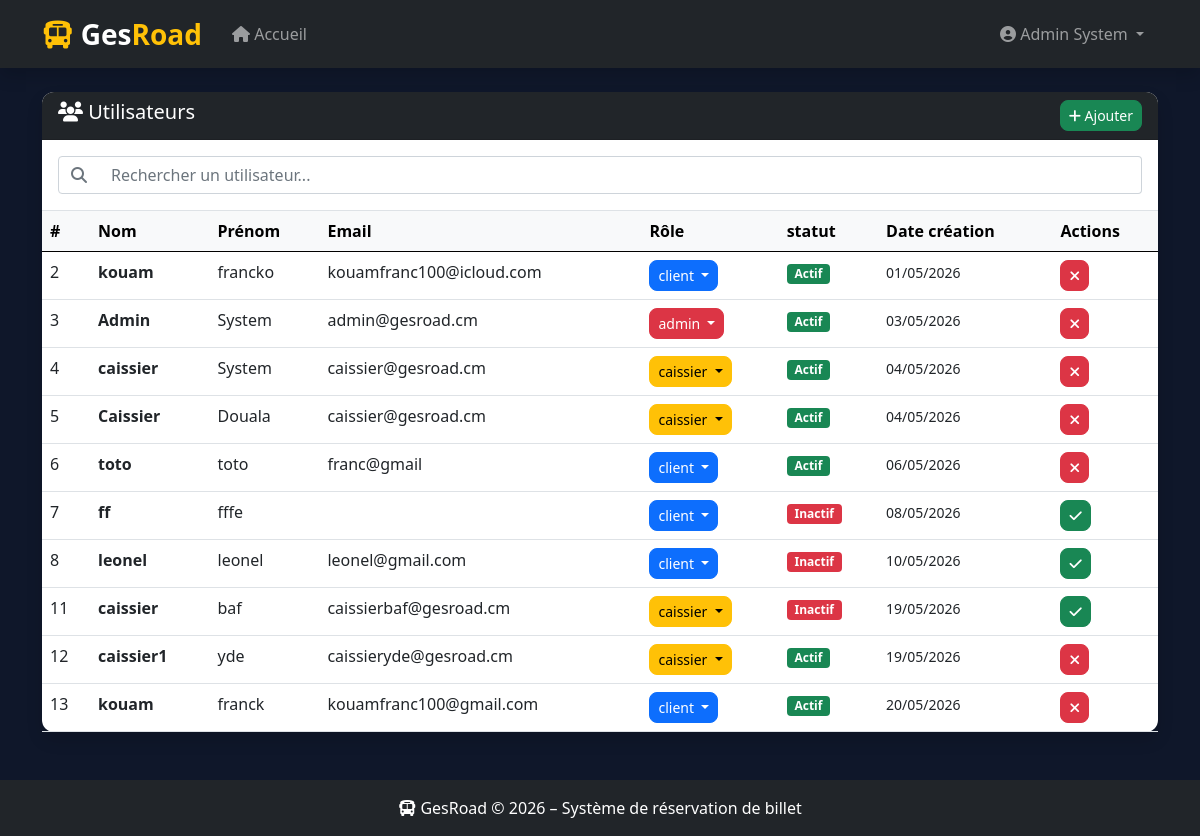
/index.php?controller=admin&action=listeuser (signed in), run on the app's committed database.
### tables this page shows
CREATE TABLE `user` (
  `id` int(11) NOT NULL AUTO_INCREMENT,
  `agencelocale_id` int(11) DEFAULT NULL,
  `nom` varchar(254) DEFAULT NULL,
  `prenom` varchar(254) DEFAULT NULL,
  `email` varchar(254) DEFAULT NULL,
  `role` enum('client','caissier','admin') DEFAULT NULL,
  `date_creation` datetime DEFAULT NULL,
  `mot_de_passe` varchar(255) NOT NULL,
  `statut` tinyint(1) DEFAULT 1,
  PRIMARY KEY (`id`),
  KEY `AK_Identifiant_1` (`id`),
  KEY `FK_Association_19` (`agencelocale_id`),
  CONSTRAINT `FK_Association_19` FOREIGN KEY (`agencelocale_id`) REFERENCES `agence_locale` (`id`)
);

### controllers/admincontrollers.php (called while the page is built, shortened)
<?php
class AdminController {
    private $pdo;
    public function __construct($pdo) {
        $this->pdo          = $pdo;
    }
public function listeuser(){
    $stmt = $this->pdo->prepare("SELECT * FROM user");
$stmt->execute();
$utilisateurs = $stmt->fetchAll(PDO::FETCH_ASSOC);
   require VIEWS . '/admin/listeusers.php';
}
}
?>

### views/admin/listeusers.php (the view, shortened to what this page needs)
<?php require_once __DIR__ . '/../layout.php'; ?>
<div class="card shadow border-0 mt-4">
    <div class="card-header bg-dark text-white d-flex justify-content-between">
        <h5 class="mb-0">
            <i class="fas fa-users"></i> Utilisateurs
        </h5>
        <a href="<?= BASE_URL ?>/index.php?controller=admin&action=ajouterUser"
           class="btn btn-sm btn-success">
            <i class="fas fa-plus"></i> Ajouter
        </a>
    </div>
    <div class="card-body p-0">
        <div class="p-3 border-bottom">
            <div class="input-group">
                <span class="input-group-text bg-white">
                    <i class="fas fa-search text-muted"></i>
                </span>
                <input type="text"
                       id="rechercheUsers"
                       class="form-control border-start-0"
                       placeholder="Rechercher un utilisateur..."
                       onkeyup="rechercherTableau('rechercheUsers', 'tableauUsers')">
            </div>
        </div>
        <div class="table-responsive">
            <table class="table table-hover mb-0" id="tableauUsers">
                <thead class="table-light">
                    <tr>
                        <th>#</th>
                        <th>Nom</th>
                        <th>Prénom</th>
                        <th>Email</th>
                        <th>Rôle</th>
                        <th>statut</th>
                        <th>Date création</th>
                        <th>Actions</th>
                    </tr>
                </thead>
                <tbody>
                    <?php if (!empty($utilisateurs)): ?>
                        <?php foreach ($utilisateurs as $u): ?>
                            <tr>
                                <td><?= $u['id'] ?></td>
                                <td class="fw-bold"><?= $u['nom'] ?></td>
                                <td><?= $u['prenom'] ?></td>
                                <td><?= $u['email'] ?></td>
                                <td>
                                    <div class="dropdown">
                                        <button class="btn btn-sm dropdown-toggle
                                            <?php
                                            if ($u['role'] == 'admin')   echo 'btn-danger';
                                            elseif ($u['role'] == 'caissier') echo 'btn-warning';
                                            else echo 'btn-primary';
                                            ?>"
                                            type="button"
                                            data-bs-toggle="dropdown">
                                            <?= $u['role'] ?>
                                        </button>
                                    </div>
                                </td>
                                <td>
                                    <?php if ($u['statut'] == 1): ?>
                                        <span class="badge bg-success">Actif</span>
                                    <?php else: ?>
                                        <span class="badge bg-danger">Inactif</span>
                                    <?php endif; ?>
                                <td>
                                    <small><?= date('d/m/Y', strtotime($u['date_creation'])) ?></small>
                                </td>
                                <td>
                                    <?php if ($u['statut'] == 1): ?>
                                    <a href="<?= BASE_URL ?>/index.php?controller=admin&action=supprimerUser&id=<?= $u['id'] ?>"
                                    class="btn btn-sm btn-danger"
                                    onclick="return confirm('suspendre cet utilisateur ?')">
                                        <i class="fas fa-times"></i>
                                    </a>
                                <?php elseif ($u['statut'] == 0): ?>
                                    <a href="<?= BASE_URL ?>/index.php?controller=admin&action=reactiveruser&id=<?= $u['id'] ?>"
                                    class="btn btn-sm btn-success"
                                    onclick="return confirm('Réactiver cet utilisateur ?')">
                                        <i class="fas fa-check"></i>
                                    </a>
                                <?php endif; ?>
                                </td>
                            </tr>
                        <?php endforeach; ?>
                    <?php endif; ?>
                </tbody>
            </table>
        </div>
    </div>
</div>
<?php include ROOT . '/views/layout_footer.php'; ?>

### assets/css/style.css (style rules this page uses)
body { background-size: cover; background-position: center; background-repeat: no-repeat; transition: background-image 1s ease-in-out; }
html, body { height: 100%; margin: 0; background-color: #0f172a; }
.card { border-radius: 12px; border: none; }
.card-header { border-radius: 12px 12px 0 0 !important; background-color: #0f172a; }
.btn { border-radius: 8px; }
.input-group-text { background-color: #e9ecef; }

### data on the page
user: id "2", nom "kouam", prenom "francko", email "kouamfranc100@icloud.com", role "client", statut "Actif", date_creation "01/05/2026"
user: id "3", nom "Admin", prenom "System", email "admin@gesroad.cm", role "admin", statut "Actif", date_creation "03/05/2026"
user: id "4", nom "caissier", prenom "System", email "caissier@gesroad.cm", role "caissier", statut "Actif", date_creation "04/05/2026"
user: id "5", nom "Caissier", prenom "Douala", email "caissier@gesroad.cm", role "caissier", statut "Actif", date_creation "04/05/2026"
user: id "6", nom "toto", prenom "toto", email "franc@gmail", role "client", statut "Actif", date_creation "06/05/2026"
user: id "7", nom "ff", prenom "fffe", role "client", statut "Inactif", date_creation "08/05/2026"
user: id "8", nom "leonel", prenom "leonel", email "leonel@gmail.com", role "client", statut "Inactif", date_creation "10/05/2026"
user: id "11", nom "caissier", prenom "baf", email "caissierbaf@gesroad.cm", role "caissier", statut "Inactif", date_creation "19/05/2026"
user: id "12", nom "caissier1", prenom "yde", email "caissieryde@gesroad.cm", role "caissier", statut "Actif", date_creation "19/05/2026"
user: id "13", nom "kouam", prenom "franck", email "kouamfranc100@gmail.com", role "client", statut "Actif", date_creation "20/05/2026"

### other printed values
$_SESSION['user_nom'] "Admin"
$_SESSION['user_prenom'] "System"
